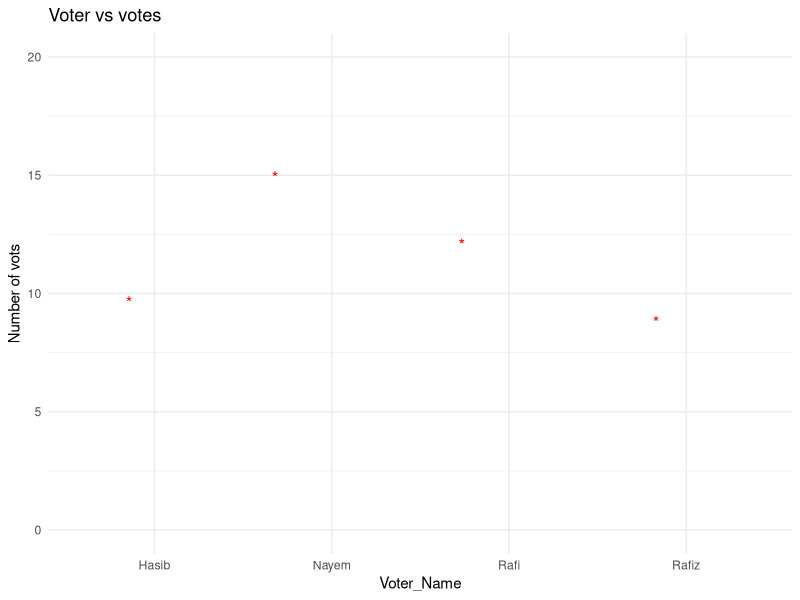

This chart was generated by the following R code:
#----------------------------Scatter plot----------------------------------------

#-------------------------------------------------------------------------------
#-------------------------------------------------------------------------------

#Procedure:
#step-1:load library and read CSV File
#step-2:ggplot(method)--->parameters=data_set,axies
#step-3:use geom_jitter(color="name_of_color,size=value,shape=" ") method for Satter plot
#step-4: For axies color----> fill=axies name
#step-5: increase length of x or y axies: scale_y or y_continuous(limits = c(initial,final))
#Step-6:For labels: labs() method
#step-7:Give final stage:  theme_classic() or etc
#-------------------------------------------------------------------------------
#Example:

library(ggplot2)

df<- read.csv("votes.csv")
p<- ggplot(df,aes(x=Name,y=votes))+
  geom_jitter(
    color="red",
    size=4,
    fill="black",
    shape="*"
    
    
  )+
  scale_y_continuous(limits = c(0,20))+
  labs(
    x="Voter_Name",
    y="Number of vots",
    title="Voter vs votes"
  )+
  theme_minimal()
ggsave(
  "Points.png",
  plot = p, 
  height = 900,
  width =900,
  units="px"
)
  